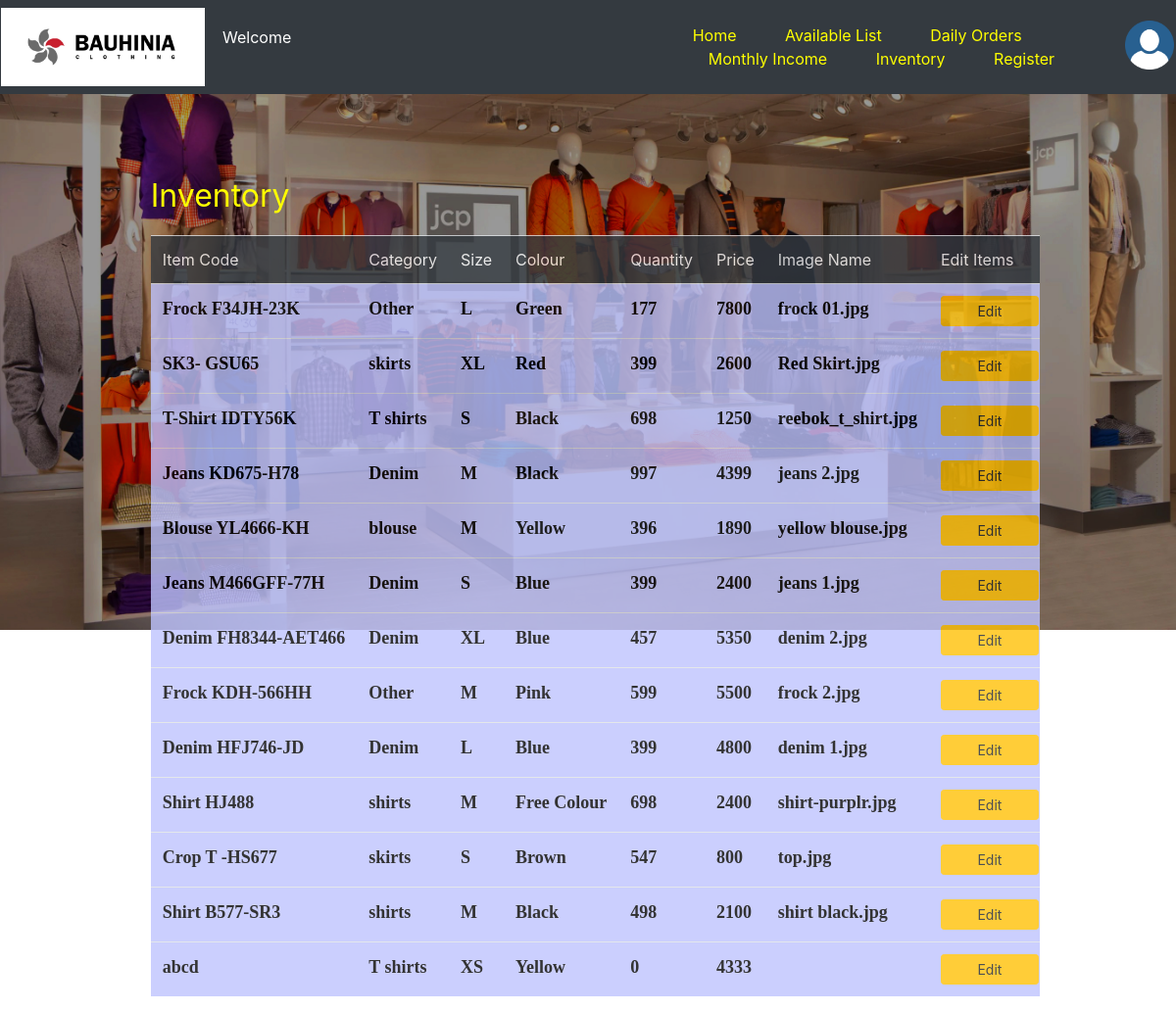
Screenshot of /Views/inventory.php (signed in) with the database file from the repository.
### tables this page shows
CREATE TABLE `tblitems` (
  `id` int(4) NOT NULL,
  `itemCode` varchar(20) NOT NULL,
  `category` varchar(20) NOT NULL,
  `size` varchar(4) NOT NULL,
  `color` varchar(15) NOT NULL,
  `qty` int(4) NOT NULL,
  `price` decimal(5,0) NOT NULL,
  `image` varchar(255) NOT NULL
);

### Views/inventory.php (the view, shortened to what this page needs)
<!DOCTYPE html>
<html lang="en">
<head>
    <link rel="stylesheet" type="text/css" href="css/bootstrap.css" />
    <link rel="stylesheet" type="text/css" href="styles_for_BAUHINIA.css" />
</head>
<body class="bg">
    <div class="menu">
        <?php include 'menu.php';?>
    </div>
                <?php
                        require_once('connection.php');
                        $insert_query = 'SELECT * FROM tblitems';
                        $execute_query = mysqli_query($connection,$insert_query);
                        $table = "";
                        if($execute_query)
                        {
                            $rowCount = mysqli_num_rows($execute_query);
                            for($i=0; $i<$rowCount; $i++)
                            {
                                $records = mysqli_fetch_assoc($execute_query);
                                $table.='<input type="hidden" name="borrow_id" value="'.$records['id'].'">';
                                $table.= '<tr class="table11" style="background-color:#bfc4fe; transition:font-size 2s;" height=40>';
                                $table.= '<td style="white-space: nowrap; overflow:hidden; text-overflow: ellipsis; "><font face=calibri color=black size=4><b>'.$records['itemCode'].'</b></font></td>';
                                $table.= '<td style="white-space: nowrap; overflow:hidden; text-overflow: ellipsis; "><font face=calibri color=black size=4><b>'.$records['category'].'</b></font></td>';
                                $table.= '<td style="white-space: nowrap; overflow:hidden; text-overflow: ellipsis; "><font face=calibri color=black size=4><b>'.$records['size'].'</b></font></td>';
                                $table.= '<td style="white-space: nowrap; overflow:hidden; text-overflow: ellipsis; "><font face=calibri color=black size=4><b>'.$records['color'].'</b></font></td>';
                                $table.= '<td style="white-space: nowrap; overflow:hidden; text-overflow: ellipsis; "><font face=calibri color=black size=4><b>'.$records['qty'].'</b></font></td>';
                                $table.= '<td style="white-space: nowrap; overflow:hidden; text-overflow: ellipsis; "><font face=calibri color=black size=4><b>'.$records['price'].'</b></font></td>';
                                $table.= '<td style="white-space: nowrap; overflow:hidden; text-overflow: ellipsis; "><font face=calibri color=black size=4><b>'.$records['image'].'</b></font></td>';
                                $table.= '<td style="white-space: nowrap; overflow:hidden; text-overflow: ellipsis; ">';
                                $table.= '<button type="submit" onclick="editModal()" class="btn btn-warning btn-sm" style="width:100px;" data-toggle="modal" data-target="#handOverConform">Edit</button>';
                                $table.= '</td>';
                                $table.= '</tr>';
                            }
                        }
                ?>
            <div style="height:80px;"></div>
            <div class="row justify-content-center clear-left">
                <div class="table-responsive col-9">
                <p><font color=yellow size=6>Inventory</font></p>
                    <table action="" class="table table-striped" style="opacity:0.8; background:transarent;">
                            <tr class="bg-dark" height=30>
                                <td class="color" style="width:%"><font size=3 color="white">Item Code</font></td>
                                <td class="color" style="width:%"><font size=3 color="white">Category</font></td>
                                <td class="color" style="width:%"><font size=3 color="white">Size</font></td>
                                <td class="color" style="width:%"><font size=3 color="white">Colour</font></td>
                                <td class="color" style="width:%"><font size=3 color="white">Quantity</font></td>
                                <td class="color" style="width:%"><font size=3 color="white">Price</font></td>
                                <td class="color" style="width:%"><font size=3 color="white">Image Name</font></td>
                                <td class="color" style="width:8%"><font size=3 color="white">Edit Items</font></td>
                            </tr>
                                <?php
                                    echo $table;
                                ?>
                    </table>
                </div>
            </div>
</body>
</html>

### Views/styles_for_BAUHINIA.css (style rules this page uses)
.clear-left { clear:left; }
.color { color:black; }

### Views/inventory.php (style rules this page uses)
.bg { background-image: url(../assets/fashion-store.jpg); height: 100%; background-position: relative; background-repeat: no-repeat; background-size: 100%; }

### rows the page displays
tblitems: itemCode "Frock F34JH-23K", category "Other", size "L", color "Green", qty "177", price "7800", image "frock 01.jpg"
tblitems: itemCode "SK3- GSU65", category "skirts", size "XL", color "Red", qty "399", price "2600", image "Red Skirt.jpg"
tblitems: itemCode "T-Shirt IDTY56K", category "T shirts", size "S", color "Black", qty "698", price "1250", image "reebok_t_shirt.jpg"
tblitems: itemCode "Jeans KD675-H78", category "Denim", size "M", color "Black", qty "997", price "4399", image "jeans 2.jpg"
tblitems: itemCode "Blouse YL4666-KH", category "blouse", size "M", color "Yellow", qty "396", price "1890", image "yellow blouse.jpg"
tblitems: itemCode "Jeans M466GFF-77H", category "Denim", size "S", color "Blue", qty "399", price "2400", image "jeans 1.jpg"
tblitems: itemCode "Denim FH8344-AET466", category "Denim", size "XL", color "Blue", qty "457", price "5350", image "denim 2.jpg"
tblitems: itemCode "Frock KDH-566HH", category "Other", size "M", color "Pink", qty "599", price "5500", image "frock 2.jpg"
tblitems: itemCode "Denim HFJ746-JD", category "Denim", size "L", color "Blue", qty "399", price "4800", image "denim 1.jpg"
tblitems: itemCode "Shirt HJ488", category "shirts", size "M", color "Free Colour", qty "698", price "2400", image "shirt-purplr.jpg"
tblitems: itemCode "Crop T -HS677", category "skirts", size "S", color "Brown", qty "547", price "800", image "top.jpg"
tblitems: itemCode "Shirt B577-SR3", category "shirts", size "M", color "Black", qty "498", price "2100", image "shirt black.jpg"
tblitems: itemCode "abcd", category "T shirts", size "XS", color "Yellow", qty "0", price "4333"
